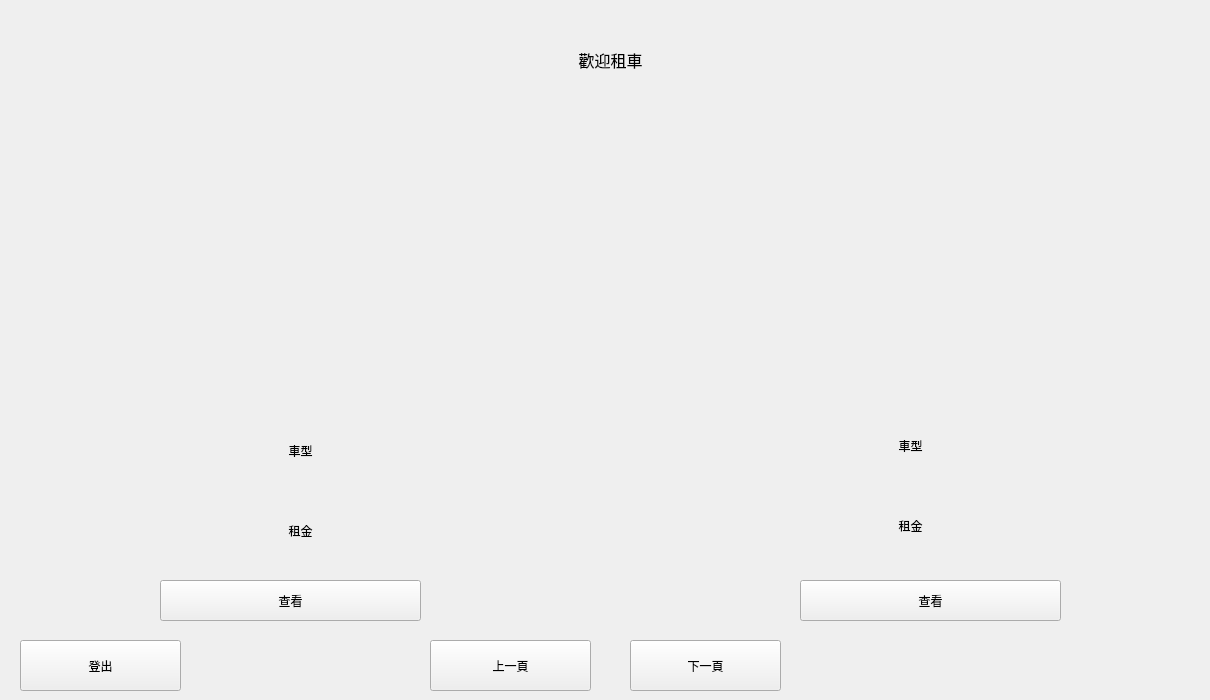
    <widget class="QWidget" name="Custom_page">
     <widget class="QLabel" name="label_3">
      <property name="geometry">
       <rect>
        <x>520</x>
        <y>30</y>
        <width>181</width>
        <height>61</height>
       </rect>
      </property>
      <property name="text">
       <string>&lt;html&gt;&lt;head/&gt;&lt;body&gt;&lt;p align=&quot;center&quot;&gt;&lt;span style=&quot; font-size:12pt;&quot;&gt;歡迎租車&lt;/span&gt;&lt;/p&gt;&lt;/body&gt;&lt;/html&gt;</string>
      </property>
     </widget>
     <widget class="QPushButton" name="NextPageButton">
      <property name="geometry">
       <rect>
        <x>630</x>
        <y>640</y>
        <width>151</width>
        <height>51</height>
       </rect>
      </property>
      <property name="text">
       <string>下一頁</string>
      </property>
     </widget>
     <widget class="QLabel" name="BackGround1">
      <property name="geometry">
       <rect>
        <x>20</x>
        <y>70</y>
        <width>571</width>
        <height>561</height>
       </rect>
      </property>
      <property name="styleSheet">
       <string notr="true">
background-image: url(:/pic/image/white.png);</string>
      </property>
      <property name="text">
       <string/>
      </property>
     </widget>
     <widget class="QLabel" name="BackGround">
      <property name="geometry">
       <rect>
        <x>630</x>
        <y>70</y>
        <width>571</width>
        <height>561</height>
       </rect>
      </property>
      <property name="styleSheet">
       <string notr="true">
background-image: url(:/pic/image/white.png);</string>
      </property>
      <property name="text">
       <string/>
      </property>
     </widget>
     <widget class="QLabel" name="picture1">
      <property name="geometry">
       <rect>
        <x>30</x>
        <y>90</y>
        <width>561</width>
        <height>321</height>
       </rect>
      </property>
      <property name="text">
       <string/>
      </property>
      <property name="alignment">
       <set>Qt::AlignCenter</set>
      </property>
     </widget>
     <widget class="QLabel" name="picture2">
      <property name="geometry">
       <rect>
        <x>640</x>
        <y>80</y>
        <width>551</width>
        <height>341</height>
       </rect>
      </property>
      <property name="text">
       <string/>
      </property>
      <property name="alignment">
       <set>Qt::AlignCenter</set>
      </property>
     </widget>
     <widget class="QLabel" name="label_7">
      <property name="geometry">
       <rect>
        <x>30</x>
        <y>420</y>
        <width>541</width>
        <height>61</height>
       </rect>
      </property>
      <property name="text">
       <string>車型</string>
      </property>
      <property name="alignment">
       <set>Qt::AlignCenter</set>
      </property>
     </widget>
     <widget class="QLabel" name="label_8">
      <property name="geometry">
       <rect>
        <x>30</x>
        <y>500</y>
        <width>541</width>
        <height>61</height>
       </rect>
      </property>
      <property name="text">
       <string>租金</string>
      </property>
      <property name="alignment">
       <set>Qt::AlignCenter</set>
      </property>
     </widget>
     <widget class="QLabel" name="label_9">
      <property name="geometry">
       <rect>
        <x>640</x>
        <y>410</y>
        <width>541</width>
        <height>71</height>
       </rect>
      </property>
      <property name="text">
       <string>車型</string>
      </property>
      <property name="alignment">
       <set>Qt::AlignCenter</set>
      </property>
     </widget>
     <widget class="QLabel" name="label_10">
      <property name="geometry">
       <rect>
        <x>640</x>
        <y>500</y>
        <width>541</width>
        <height>51</height>
       </rect>
      </property>
      <property name="text">
       <string>租金</string>
      </property>
      <property name="alignment">
       <set>Qt::AlignCenter</set>
      </property>
     </widget>
     <widget class="QPushButton" name="picture1_Button">
      <property name="geometry">
       <rect>
        <x>160</x>
        <y>580</y>
        <width>261</width>
        <height>41</height>
       </rect>
      </property>
      <property name="text">
       <string>查看</string>
      </property>
     </widget>
     <widget class="QPushButton" name="picture2_Button">
      <property name="geometry">
       <rect>
        <x>800</x>
        <y>580</y>
        <width>261</width>
        <height>41</height>
       </rect>
      </property>
      <property name="text">
       <string>查看</string>
      </property>
     </widget>
     <widget class="QPushButton" name="PreviousPageButton">
      <property name="geometry">
       <rect>
        <x>430</x>
        <y>640</y>
        <width>161</width>
        <height>51</height>
       </rect>
      </property>
      <property name="text">
       <string>上一頁</string>
      </property>
     </widget>
     <widget class="QPushButton" name="PreviousPageButton_2">
      <property name="geometry">
       <rect>
        <x>20</x>
        <y>640</y>
        <width>161</width>
        <height>51</height>
       </rect>
      </property>
      <property name="text">
       <string>登出</string>
      </property>
     </widget>
    </widget>
